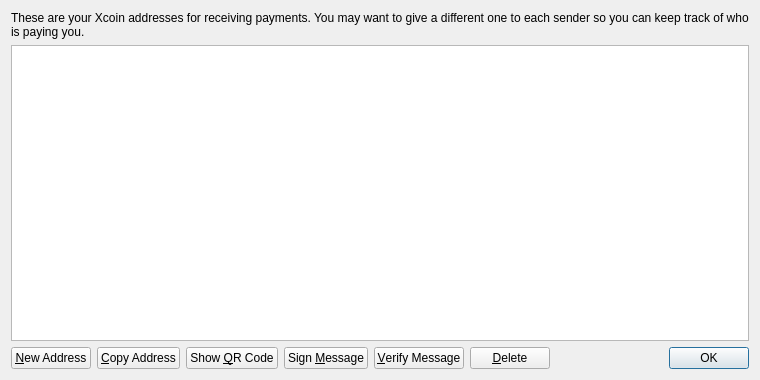
<?xml version="1.0" encoding="UTF-8"?>
<ui version="4.0">
 <class>AddressBookPage</class>
 <widget class="QWidget" name="AddressBookPage">
  <property name="geometry">
   <rect>
    <x>0</x>
    <y>0</y>
    <width>760</width>
    <height>380</height>
   </rect>
  </property>
  <property name="windowTitle">
   <string>Address Book</string>
  </property>
  <layout class="QVBoxLayout" name="verticalLayout">
   <item>
    <widget class="QLabel" name="labelExplanation">
     <property name="text">
      <string>These are your Xcoin addresses for receiving payments. You may want to give a different one to each sender so you can keep track of who is paying you.</string>
     </property>
     <property name="textFormat">
      <enum>Qt::PlainText</enum>
     </property>
     <property name="wordWrap">
      <bool>true</bool>
     </property>
    </widget>
   </item>
   <item>
    <widget class="QTableView" name="tableView">
     <property name="contextMenuPolicy">
      <enum>Qt::CustomContextMenu</enum>
     </property>
     <property name="toolTip">
      <string>Double-click to edit address or label</string>
     </property>
     <property name="tabKeyNavigation">
      <bool>false</bool>
     </property>
     <property name="alternatingRowColors">
      <bool>true</bool>
     </property>
     <property name="selectionMode">
      <enum>QAbstractItemView::SingleSelection</enum>
     </property>
     <property name="selectionBehavior">
      <enum>QAbstractItemView::SelectRows</enum>
     </property>
     <property name="sortingEnabled">
      <bool>true</bool>
     </property>
     <attribute name="verticalHeaderVisible">
      <bool>false</bool>
     </attribute>
    </widget>
   </item>
   <item>
    <layout class="QHBoxLayout" name="horizontalLayout">
     <item>
      <widget class="QPushButton" name="newAddressButton">
       <property name="toolTip">
        <string>Create a new address</string>
       </property>
       <property name="text">
        <string>&amp;New Address</string>
       </property>
       <property name="icon">
        <iconset resource="../x.qrc">
         <normaloff>:/icons/add</normaloff>:/icons/add</iconset>
       </property>
      </widget>
     </item>
     <item>
      <widget class="QPushButton" name="copyToClipboard">
       <property name="toolTip">
        <string>Copy the currently selected address to the system clipboard</string>
       </property>
       <property name="text">
        <string>&amp;Copy Address</string>
       </property>
       <property name="icon">
        <iconset resource="../x.qrc">
         <normaloff>:/icons/editcopy</normaloff>:/icons/editcopy</iconset>
       </property>
      </widget>
     </item>
     <item>
      <widget class="QPushButton" name="showQRCode">
       <property name="text">
        <string>Show &amp;QR Code</string>
       </property>
       <property name="icon">
        <iconset resource="../x.qrc">
         <normaloff>:/icons/qrcode</normaloff>:/icons/qrcode</iconset>
       </property>
      </widget>
     </item>
     <item>
      <widget class="QPushButton" name="signMessage">
       <property name="toolTip">
        <string>Sign a message to prove you own a Xcoin address</string>
       </property>
       <property name="text">
        <string>Sign &amp;Message</string>
       </property>
       <property name="icon">
        <iconset resource="../x.qrc">
         <normaloff>:/icons/edit</normaloff>:/icons/edit</iconset>
       </property>
      </widget>
     </item>
     <item>
      <widget class="QPushButton" name="verifyMessage">
       <property name="toolTip">
        <string>Verify a message to ensure it was signed with a specified Xcoin address</string>
       </property>
       <property name="text">
        <string>&amp;Verify Message</string>
       </property>
       <property name="icon">
        <iconset resource="../x.qrc">
         <normaloff>:/icons/transaction_0</normaloff>:/icons/transaction_0</iconset>
       </property>
      </widget>
     </item>
     <item>
      <widget class="QPushButton" name="deleteButton">
       <property name="toolTip">
        <string>Delete the currently selected address from the list</string>
       </property>
       <property name="text">
        <string>&amp;Delete</string>
       </property>
       <property name="icon">
        <iconset resource="../x.qrc">
         <normaloff>:/icons/remove</normaloff>:/icons/remove</iconset>
       </property>
      </widget>
     </item>
     <item>
      <spacer name="horizontalSpacer">
       <property name="orientation">
        <enum>Qt::Horizontal</enum>
       </property>
       <property name="sizeHint" stdset="0">
        <size>
         <width>40</width>
         <height>20</height>
        </size>
       </property>
      </spacer>
     </item>
     <item>
      <widget class="QDialogButtonBox" name="buttonBox">
       <property name="sizePolicy">
        <sizepolicy hsizetype="Maximum" vsizetype="Fixed">
         <horstretch>0</horstretch>
         <verstretch>0</verstretch>
        </sizepolicy>
       </property>
       <property name="standardButtons">
        <set>QDialogButtonBox::Ok</set>
       </property>
      </widget>
     </item>
    </layout>
   </item>
  </layout>
 </widget>
 <resources>
  <include location="../x.qrc"/>
 </resources>
 <connections/>
</ui>
